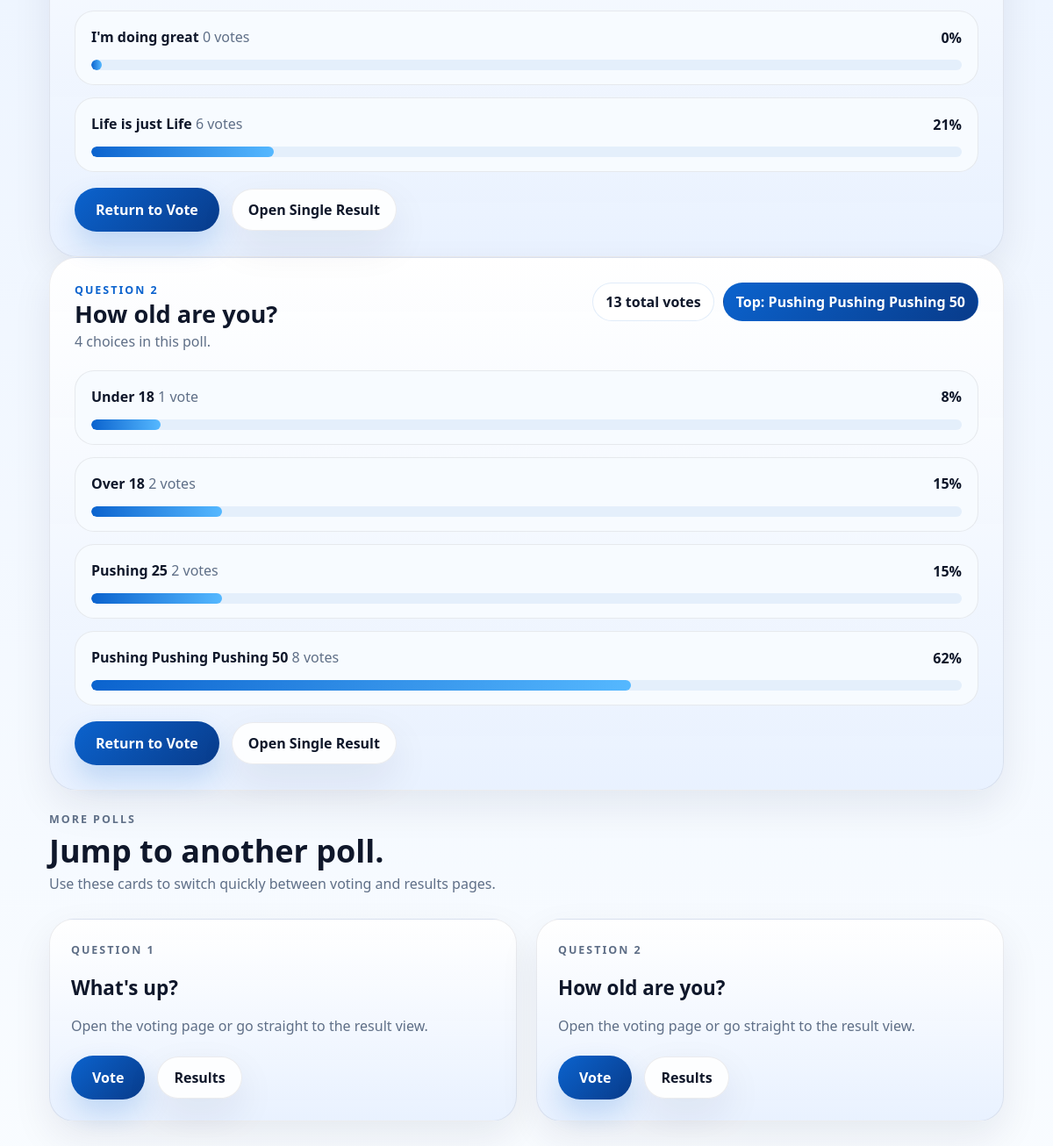
Page /polls/results_multi/ (lower part) on the earlier database version.
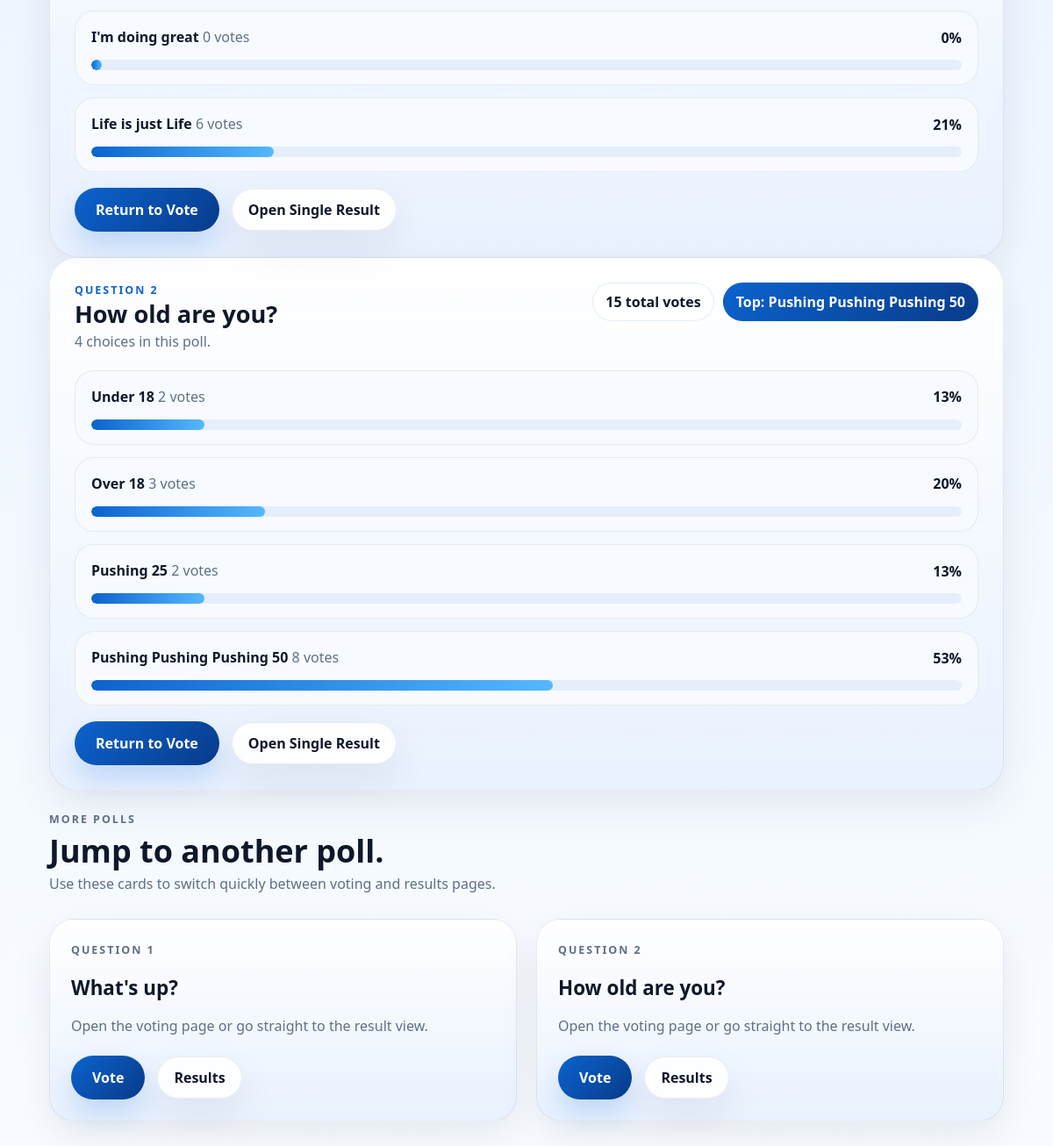
Same page on the later database version.
### polls/models.py (models this page shows, shortened)
class Choice(models.Model):
    question = models.ForeignKey(Question, on_delete=models.CASCADE)
    choice_text = models.CharField(max_length=200)
    votes = models.IntegerField(default=0)

class Question(models.Model):
    question_text = models.CharField(max_length=200)
    pub_date = models.DateTimeField('date published')

### polls/views.py (the view)
# urls.py: path("results_multi/", views.ResultsMultiView.as_view(), name="results_multi"),
class ResultsMultiView(View):
    template_name = "polls/results.html"
    def get(self, request):
        ids = request.GET.getlist("question_ids")
        questions = published_questions().order_by("pk").prefetch_related("choice_set")
        if ids:
            questions = questions.filter(id__in=ids)
        context = {
            "questions": questions,
            "question_cards": build_question_cards(questions),
            "all_questions": published_questions().order_by("pk"),
        }
        return render(request, self.template_name, context)

### polls/views.py (called while the page is built)
def published_questions():
    return Question.objects.filter(pub_date__lte=timezone.now())

def build_question_cards(questions):
    cards = []
    for question in questions:
        choices = list(question.choice_set.all())
        total_votes = sum(choice.votes for choice in choices)
        choice_rows = []
        for choice in choices:
            percentage = 0 if total_votes == 0 else round((choice.votes / total_votes) * 100)
            choice_rows.append(
                {
                    "choice": choice,
                    "percentage": percentage,
                }
            )
        leading_choice = max(choices, key=lambda choice: choice.votes, default=None)
        cards.append(
            {
                "question": question,
                "choices": choice_rows,
                "total_votes": total_votes,
                "choice_count": len(choices),
                "leading_choice": leading_choice,
            }
        )
    return cards

### polls/templates/polls/results.html (shortened to what this page needs)
{% load static %}
<!DOCTYPE html>
<html lang="en">
<head>
    <link rel="stylesheet" href="{% static 'polls/style.css' %}?v=20260408blue1">
</head>
<body>
    <main class="site-shell">
        <section class="page-section">
            {% if question_cards %}
                <div class="results-stack">
                    {% for card in question_cards %}
                        <article class="result-card">
                            <div class="result-header">
                                <div>
                                    <p class="eyebrow">Question {{ forloop.counter }}</p>
                                    <h2>{{ card.question.question_text }}</h2>
                                    <p class="result-subtitle">{{ card.choice_count }} choice{{ card.choice_count|pluralize }} in this poll.</p>
                                </div>
                                <div class="result-summary">
                                    <span class="summary-pill">{{ card.total_votes }} total vote{{ card.total_votes|pluralize }}</span>
                                    {% if card.leading_choice %}
                                        <span class="summary-pill highlight">Top: {{ card.leading_choice.choice_text }}</span>
                                    {% endif %}
                                </div>
                            </div>
                            <div class="result-list">
                                {% for row in card.choices %}
                                    <div class="result-choice-card">
                                        <div class="result-row-top">
                                            <div>
                                                <strong>{{ row.choice.choice_text }}</strong>
                                                <span>{{ row.choice.votes }} vote{{ row.choice.votes|pluralize }}</span>
                                            </div>
                                            <strong class="result-percentage">{{ row.percentage }}%</strong>
                                        </div>
                                        <div class="result-bar">
                                            <span style="width: {{ row.percentage }}%;"></span>
                                        </div>
                                    </div>
                                {% endfor %}
                            </div>
                            <div class="inline-actions">
                                <a class="card-link" href="{% url 'polls:detail' card.question.id %}">Return to Vote</a>
                                <a class="card-link secondary" href="{% url 'polls:results' card.question.id %}">Open Single Result</a>
                            </div>
                        </article>
                    {% endfor %}
                </div>
            {% else %}
                <div class="empty-card">
                    <h2>No results are available yet.</h2>
                    <p>Submit at least one vote and the totals will appear here automatically.</p>
                </div>
            {% endif %}
            {% if all_questions %}
                <div class="section-heading stack-top">
                    <div>
                        <p class="eyebrow">More polls</p>
                        <h2>Jump to another poll.</h2>
                        <p>Use these cards to switch quickly between voting and results pages.</p>
                    </div>
                </div>
                <div class="directory-grid">
                    {% for q in all_questions %}
                        <article class="directory-card">
                            <p class="eyebrow">Question {{ forloop.counter }}</p>
                            <h3>{{ q.question_text }}</h3>
                            <p>Open the voting page or go straight to the result view.</p>
                            <div class="poll-card-actions">
                                <a class="card-link" href="{% url 'polls:detail' q.id %}">Vote</a>
                                <a class="card-link secondary" href="{% url 'polls:results' q.id %}">Results</a>
                            </div>
                        </article>
                    {% endfor %}
                </div>
            {% endif %}
        </section>
    </main>
</body>
</html>

Differences in the rows shown:
computed for Question "How old are you?": total_votes "13" → "15"
changed Choice "Under 18": choice.votes "1" → "2"; percentage "8" → "13"; {{ row.percentage }} 8 → 13 (drawn)
changed Choice "Over 18": choice.votes "2" → "3"; percentage "15" → "20"; {{ row.percentage }} 15 → 20 (drawn)
computed for Choice "Pushing 25": percentage "15" → "13"; {{ row.percentage }} 15 → 13 (drawn)
computed for Choice "Pushing Pushing Pushing 50": percentage "62" → "53"; {{ row.percentage }} 62 → 53 (drawn)
